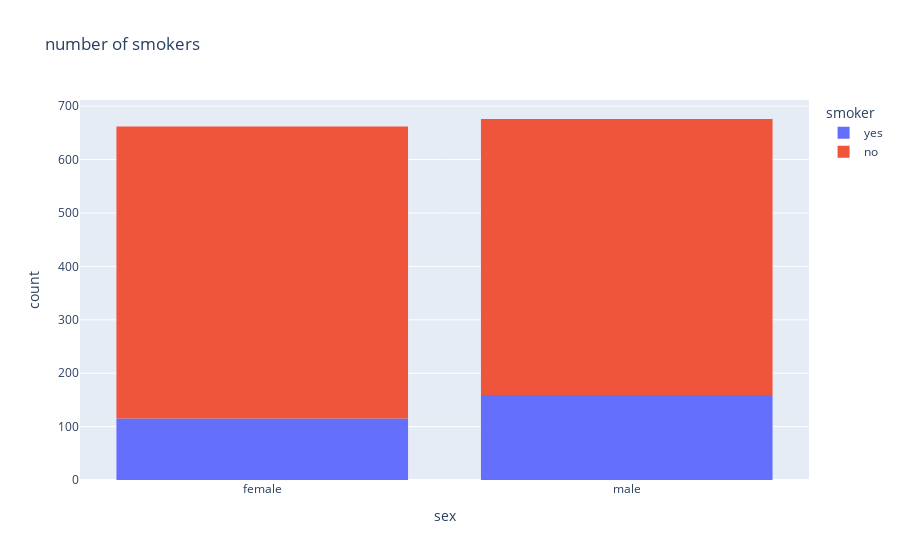

The notebook cell this image was saved under:
### Code cell
fig.show()

### Figure 1 — Plotly figure (JSON) as saved in the notebook; plotly's stock layout.template omitted (floating-point values rounded to 4 significant figures; data arrays with more than 128 entries replaced by an {"elided": "..."} marker saying what was removed)
{"data": [{"alignmentgroup": "True", "bingroup": "x", "hovertemplate": "smoker=yes<br>sex=%{x}<br>count=%{y}<extra></extra>", "legendgroup": "yes", "marker": {"color": "#636efa", "pattern": {"shape": ""}}, "name": "yes", "offsetgroup": "yes", "orientation": "v", "showlegend": true, "type": "histogram", "x": {"elided": "274 str values"}, "xaxis": "x", "yaxis": "y"}, {"alignmentgroup": "True", "bingroup": "x", "hovertemplate": "smoker=no<br>sex=%{x}<br>count=%{y}<extra></extra>", "legendgroup": "no", "marker": {"color": "#EF553B", "pattern": {"shape": ""}}, "name": "no", "offsetgroup": "no", "orientation": "v", "showlegend": true, "type": "histogram", "x": {"elided": "1064 str values"}, "xaxis": "x", "yaxis": "y"}], "layout": {"barmode": "relative", "legend": {"title": {"text": "smoker"}, "tracegroupgap": 0}, "title": {"text": "number of smokers"}, "xaxis": {"anchor": "y", "domain": [0, 1], "title": {"text": "sex"}}, "yaxis": {"anchor": "x", "domain": [0, 1], "title": {"text": "count"}}}}
